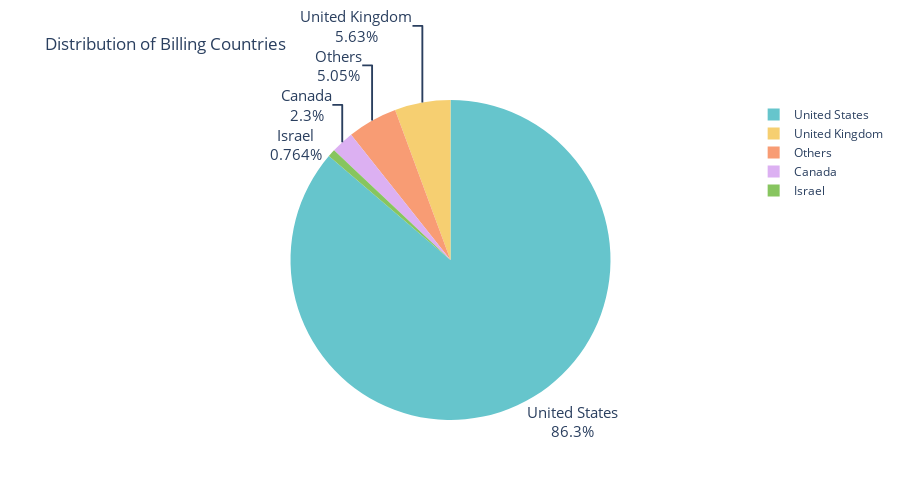

Here is the notebook cell this chart was saved with:
### Markdown cell above
Here we can see that USA customer base it very huge with plenty of cities making significant amount of orders. Europe is the second big market with United Kingdom beeing at the top. And also few outliers with small number of quite large orders like UAE and Japan.

### Code cell
billing_country_counts = df['billing_country'].value_counts()
top_4_countries = billing_country_counts.head(4)
others_count = billing_country_counts[4:].sum()
top_4_countries['Others'] = others_count
top_4_countries = top_4_countries.sort_values(ascending=False)

discrete_colors = px.colors.qualitative.Pastel

fig = px.pie(
    values=top_4_countries.values,
    names=top_4_countries.index,
    title='Distribution of Billing Countries',
    color_discrete_sequence=discrete_colors,  # Use the discrete color range
    height=500
)

fig.update_traces(textposition='outside', textinfo='percent+label', textfont_size=15)

fig.show()

### Figure 1 — Plotly figure (JSON) as saved in the notebook; plotly's stock layout.template omitted (floating-point values rounded to 4 significant figures)
{"data": [{"domain": {"x": [0, 1], "y": [0, 1]}, "hovertemplate": "label=%{label}<br>value=%{value}<extra></extra>", "labels": ["United States", "United Kingdom", "Others", "Canada", "Israel"], "legendgroup": "", "name": "", "showlegend": true, "textfont": {"size": 15}, "textinfo": "percent+label", "textposition": "outside", "type": "pie", "values": [6100, 398, 357, 163, 54]}], "layout": {"height": 500, "legend": {"tracegroupgap": 0}, "piecolorway": ["rgb(102, 197, 204)", "rgb(246, 207, 113)", "rgb(248, 156, 116)", "rgb(220, 176, 242)", "rgb(135, 197, 95)", "rgb(158, 185, 243)", "rgb(254, 136, 177)", "rgb(201, 219, 116)", "rgb(139, 224, 164)", "rgb(180, 151, 231)", "rgb(179, 179, 179)"], "title": {"text": "Distribution of Billing Countries"}}}
